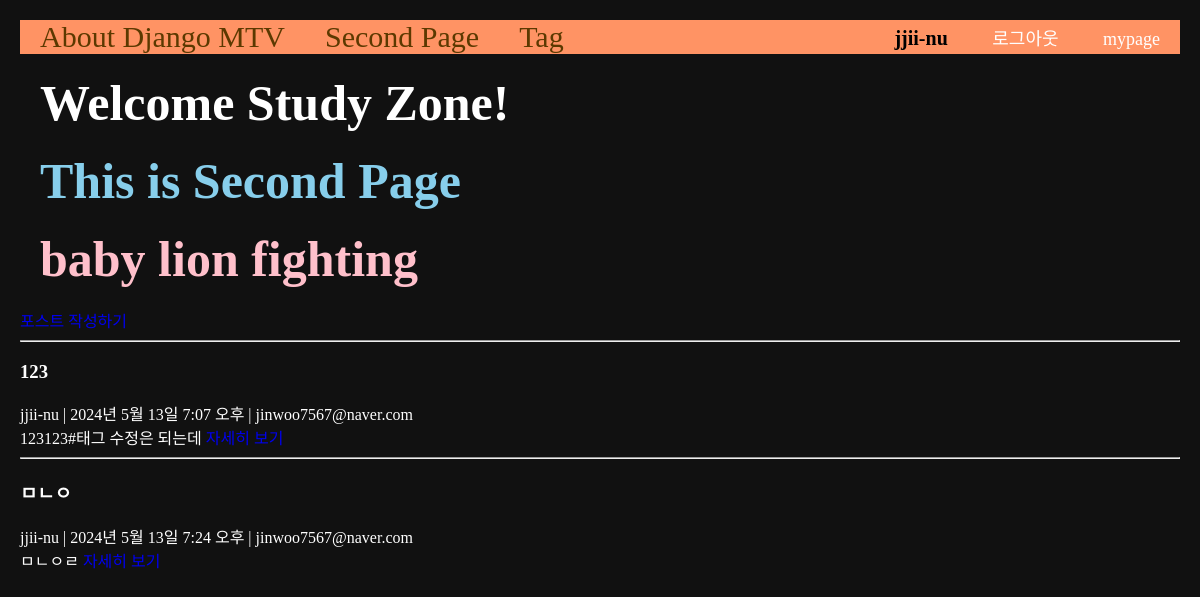
The page /second (signed in) on the database its author committed.
### main/models.py (models this page shows, shortened)
class Post(models.Model):
    title = models.CharField(max_length=50)
    writer = models.ForeignKey(User, null=False, blank=False, on_delete=models.CASCADE)
    email = models.EmailField()
    body = models.TextField()
    pub_date = models.DateTimeField()
    image = models.ImageField(upload_to="post/", blank=True, null=True)
    tags = models.ManyToManyField(Tag, related_name='posts', blank=True)
    def summary(self):
        return self.body[:20]

### main/views.py (the view)
# urls.py: path('second', secondpage, name="secondpage"),
def secondpage(request):
    posts = Post.objects.all()
    return render(request, 'main/secondpage.html', {'posts': posts})

### main/templates/main/secondpage.html
{% extends 'base.html' %}
{% load static %}
{% block content %}
<div>
    <h3 class="contents">Welcome Study Zone!</h3>
    <h1 class="contents">This is Second Page</h1>
    <h2 class="contents">baby lion fighting</h2>
</div>
    <div>
        {% if user.is_authenticated %}
        <a href="{% url 'main:new-post' %}">포스트 작성하기</a>
        {% endif %}
    </div>
<div>
    {% for post in posts %}
    <div>
        <hr/>
        <h3>{{post.title}}</h3>
        {{post.writer}} | {{post.pub_date}} | {{post.email}}<br>
        {{post.summary}}
        <a href="{% url 'main:detail' post.id %}">자세히 보기</a>
        <br>
    </div>
    {% endfor %}
</div>
{% endblock %}

### project/templates/shared/_navbar.html
<nav class="navbar-container">
    <a class="navbar-link" href="{% url 'main:mainpage' %}">About Django MTV</a>
    <a class="navbar-link" href="{% url 'main:secondpage' %}">Second Page</a>
    <a class="navbar-link" href="{% url 'main:tag-list' %}">Tag</a>
    <div class="nav-right">
        {% if user.is_authenticated %}
        <ul class="nav-link-account">
            <li class="nav-link-user">{{user.username}}</li>
            <li><a href="{% url 'accounts:logout' %}">로그아웃</a></li>
            <li><a href="{% url 'users:mypage' %}">mypage</a></li>
        </ul>
        {% else %}
        <ul class="nav-link-account">
            <li><a href="{% url 'accounts:login' %}">로그인</a></li>
            <li><a href="{% url 'accounts:signup' %}">signup</a></li>
        </ul>
        {% endif %}
    </div>
</nav>

### project/static/css/project.css (style rules this page uses)
h1 { color: skyblue; }
h2 { color: pink; }

### project/templates/base.html (style rules this page uses)
a { text-decoration: none; }
.body-container { background-color: #111; color: #fff; margin: 20px; }
.navbar-container { display: flex; align-items: center; padding-left: 20px; gap: 40px; background-color: #FF9364; font-size: 18px; }
.navbar-link { color: #5c3900; font-size: 30px; }
.contents { font-size: 50px; margin: 20px; }
.nav-right { margin-left: auto; }
.nav-link-user { list-style-type: none; font-size: 20px; font-weight: bold; color: black; }
.nav-link-account { list-style-type: none; margin: 0; padding: 0; }
.nav-link-account li { display: inline; padding: 10px 20px; text-decoration: none; }
.nav-link-account li a { color: white; text-decoration: none; }

### rows shown on the page
Post: title "123", writer "jjii-nu", pub_date "2024년 5월 13일 7:07 오후", email "jinwoo7567@naver.com", summary "123123#태그 수정은 되는데"
Post: title "ㅁㄴㅇ", writer "jjii-nu", pub_date "2024년 5월 13일 7:24 오후", email "jinwoo7567@naver.com", summary "ㅁㄴㅇㄹ"

### other values the page prints
{{ user.username }} "jjii-nu"
